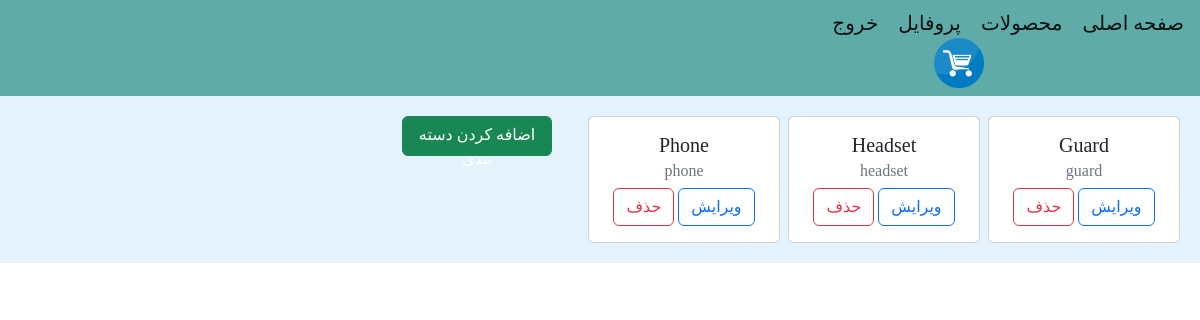
Screenshot of /admin_user/admin_category/ (signed in) with the database file from the repository.
### home/models.py (models this page shows, shortened)
class Category(models.Model):
    name = models.CharField(max_length=100)
    slug = models.SlugField(max_length=200, unique=True)
    class Meta:
        ordering = ('name',)

### admin_user/views.py (the view)
# urls.py: path('admin_category/', views.EditCategoryView.as_view(), name='admin_category'),
class EditCategoryView(LoginRequiredMixin, View):
    def get(self, request):
        categorys = Category.objects.all()
        return render(request, 'admin_user/EditCategory.html', {'categorys': categorys})

### admin_user/templates/admin_user/EditCategory.html (shortened to what this page needs)
{% extends 'base.html' %}
{% block contant %}
    {% for category in  categorys %}
        <div class="card" style="width: 12rem;text-align: center">
            <div class="card-body">
                <h5 class="card-title">{{ category.name }}</h5>
                <h6 class="card-subtitle mb-2 text-muted">{{ category.slug }}</h6>
                <a href="{% url 'admin_user:admin_update_category' category.id %}" class="btn btn-outline-primary">ویرایش</a>
                <a href="{% url 'admin_user:admin_delete_category' category.id %}" class="btn btn-outline-danger">حذف</a>
            </div>
        </div>
    {% endfor %}
    <a href="{% url 'admin_user:admin_add_category' %}" class="btn btn-success" style="width: 150px; height: 40px;">اضافه کردن دسته بندی</a>
{% endblock %}

### rows the page displays
Category: name "Guard", slug "guard"
Category: name "Headset", slug "headset"
Category: name "Phone", slug "phone"
